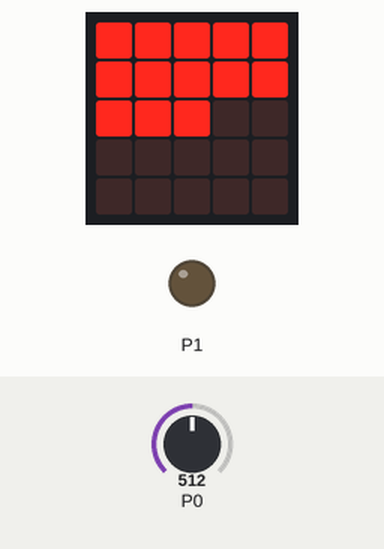
A program run on a simulated BBC micro:bit running MicroPython. On the bench: the board's 5×5 LED display, output pins drawn as LEDs (lit = HIGH). The inputs (shaded band) are chosen by the test bench; at power-on: P0 = 512 (analog values on the 0–1023 scale).

Above: at 1.2 s.
1.3 s: P0 set to 306
At 2.3 s:
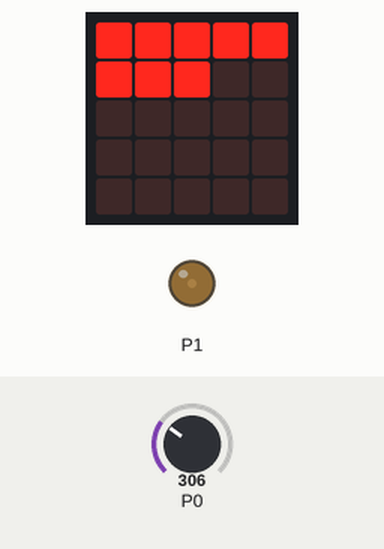
2.8 s: P0 set to 240
At 3.9 s:
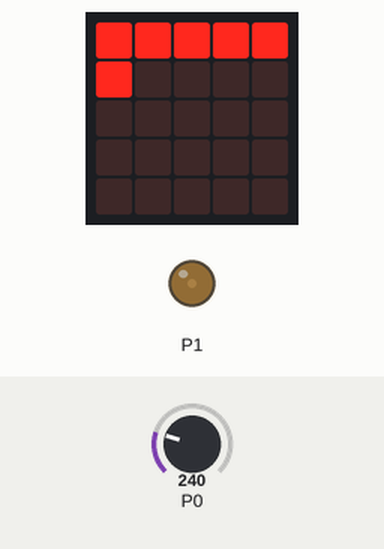
4.3 s: P0 set to 122
At 5.3 s:
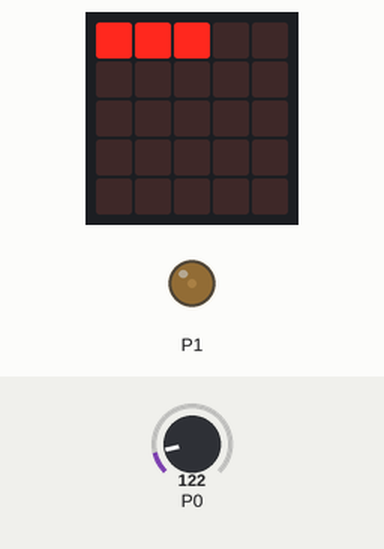
5.8 s: P0 set to 900
At 6.6 s:
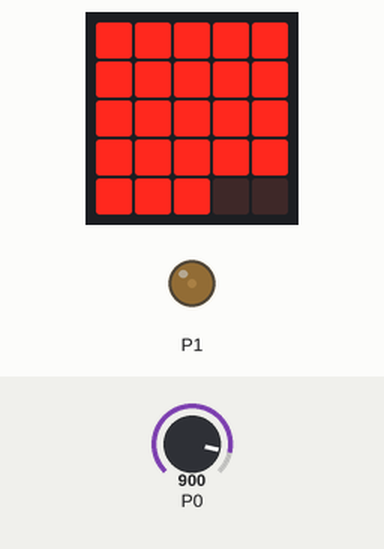
8.8 s: P0 set to 882
10.3 s: P0 set to 856
At 11.5 s:
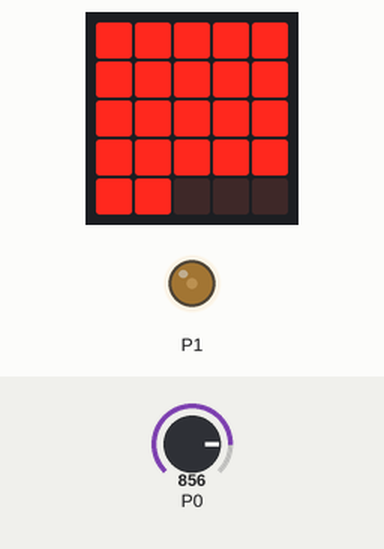
Timing chart, 0 to 12.8 s (numbered marks = the images above; inputs shaded):
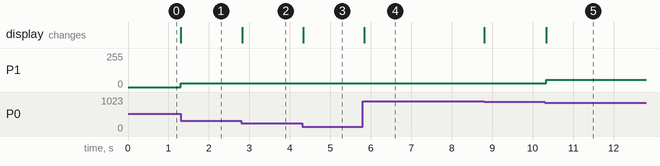

The program:

2_ex_2_2_motor_control.py
```python
# 2_ex_2_2_motor_control.py


# Setup
# - Set the potentiometer to pin0 of the micro:bit
# - Set a servo to pin1 of the micro:bit


# To run this example directly entirely from the python file of PyCharm
# (and not with the copy-pasting technique of the micropython_programs.py (since
# it doesn't work very well with big blocks of code...)), you simply have to:
#
# 1) set up the proper configuration of the Python file:
# Go to Run > Edit Configurations > Add New Configuration > MicroPython,
# click "Apply" and then "Ok" (this should be the configuration for the Python
# FILE in which your Python code is situated, i.e. here the
# "ex_2_2_motor_control.py" file).
#
# 2) Then you simply have to click on the green triangle to flash the code on the
# micro:bit and execute it (it automatically creates a .hex file and flashes
# the code onto the micro:bit).
#
# 3) If the message "Unable to find micro:bit. Is it plugged in?" appears in the
# "Run" window at the bottom of the page, simply unplug and re-plug your
# micro:bit in your computer.


from microbit import *

def map_value_pot_to_LED(value_to_rescale):
    # LEDs values
    res_max = 25
    res_min = 0
    # potentiometer values
    n_max = 950 # max: 972, adjusted: 950
                # (in order to have the last
                # LED (LED n°25) to also potentially light up)
    n_min = 0
    mapped_value = int(res_min + value_to_rescale*(res_max - res_min)/(n_max - n_min))
    return mapped_value

def map_value_pot_to_mot(value_to_rescale):
    # motor values
    res_max = 250
    res_min = 50
    # potentiometer values
    n_max = 972
    n_min = 0
    mapped_value = int(res_min + value_to_rescale*(res_max - res_min)/(n_max - n_min))
    return mapped_value

def displayPositiveNumberAndControlMotorSpeed(value):

    # LED matrix
    display.clear()
    mapped_value_LED = map_value_pot_to_LED(value)
    if mapped_value_LED <= 25:
        for i in range(mapped_value_LED):
            display.set_pixel(i%5,int(i/5),9)
    else: # in case we are out of bounds
        display.show(Image.CONFUSED)

    # Motor
    mapped_value_mot = map_value_pot_to_mot(value)
    if mapped_value_mot <= 250 & mapped_value_mot >= 50:
        pin1.write_analog(mapped_value_mot)
    #else:
        #display.show(Image.CONFUSED)


pin1.set_analog_period(10)
# the line above has to be part of the initialization because we have to specify
# the period of the PWM for pin1 only once
# (we don't have to repeat this instruction and especially not in while loop
# (which would slow down the process))


while True:
    value = pin0.read_analog()
    displayPositiveNumberAndControlMotorSpeed(value)
    sleep(50)


# Observations:
#
# With this code, we observe that with up to around the half of the
# values of potentiometer (i.e. when we have around 12/25 LEDs that light up),
# the motor turns clcockwise. Then with around 13/25 LEDs that light up, the
# motor stops and then, it goes in the other direction (counterclockwise)
#
# Potentiometer value  |  Number of LEDs that light up  |  Behaviour of the motor
#---------------------------------------------------------------------------------
#        2             |             0                  |  turns quickly clockwise
#       234            |             6                  |      turns clockwise
#       350            |             9                  |           stops
#       467            |             12                 |           stops
#       623            |             16                 |           stops
#       739            |             19                 |  turns counterclockwise
#       972            |             25                 |  turns quickly counterclockwise
```

Measured:
- the behaviour switches between 874 and 873 on P0 (found by bisection; images 4 and 5)
- after the input at 1.3 s, P1: 0/255 → 28/255 at once; the display: changes at once (image 1)
- after the input at 2.8 s, the display: changes at once (image 2)
- after the input at 4.3 s, the display: changes at once (image 3)
- after the input at 5.8 s, the display: changes at once (image 4)
- after the input at 10.3 s, P1: 28/255 → 56/255 at once; the display: changes at once (image 5)
